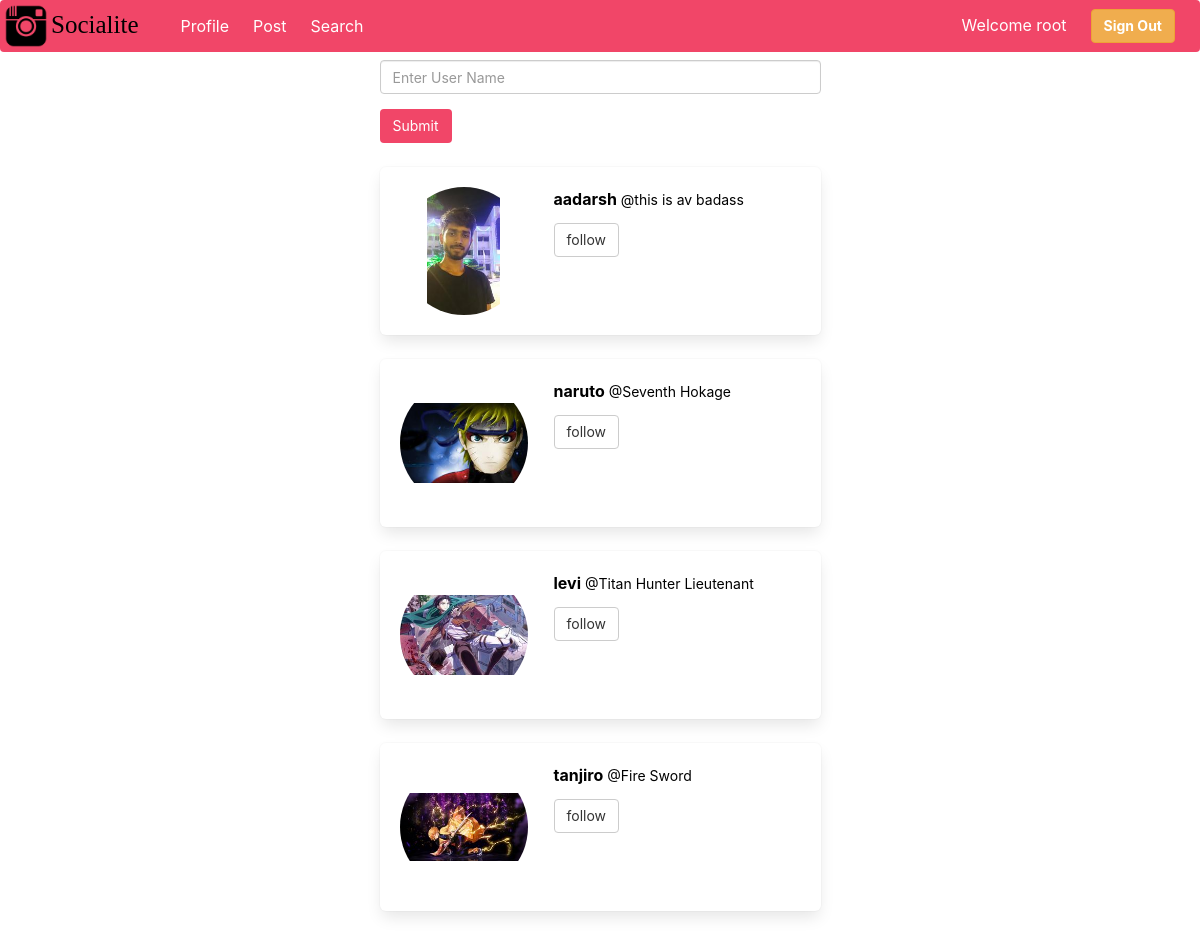
/authy/search/ (signed in), run on the app's committed database.
### authy/models.py (models this page shows, shortened)
class Profile(models.Model):
    user = models.OneToOneField(User, on_delete=models.CASCADE, related_name='profile')
    bio = models.CharField(max_length=100)
    email = models.EmailField()
    picture = models.ImageField(upload_to=user_directory_path)

### authy/views.py (the view)
# urls.py: path('search/',SearchPage,name='search'),
@login_required
def SearchPage(request):
    all_users = Profile.objects.exclude(user=request.user)
    logged_in_user = request.user
    if request.method == 'GET':
        name = request.GET.get('username')
        print(name)
        if name:
            all_users = all_users.filter(user__username__istartswith=name)
    following = Follow.objects.filter(follower=logged_in_user)
    following_names = []
    for person in following:
        following_names.append(person.master.username)
    for user in all_users:
        username = user.user.username
        if username in following_names:
            user.following = True
        else:
            user.following = False
    for user in all_users:
        print(user.following)
    context = {
        'object_list': all_users,
    }
    return render(request, 'authy/user_list.html', context)

### templates/authy/user_list.html (shortened to what this page needs)
{% extends 'post/base.html' %}
{% block content %}
    <div class="column is-offset-one-quarter is-half ">
        <form method="get">
            <div class="form-group">
                <input type="text" class="form-control" id="exampleInputEmail1" aria-describedby="emailHelp"
                       placeholder="Enter User Name" name="username">
            </div>
            <input type="submit" class="btn" style="background-color: #F14668;color: white">
        </form>
        <br>
        <div class="">
            {% for user in object_list %}
                <div class="box">
                    <article class="media">
                        <div class="media-left">
                            <figure class="image is-128x128 ">
                                <a href="{% url 'profile' user.user.username %}">
                                    <img src="{{ user.picture.url }}" class="is-rounded image_contain"
                                         alt="Placeholder image" style="width: 100%;height: 100%;object-fit: contain">
                                </a>
                            </figure>
                        </div>
                        <div class="media-content">
                            <div class="content">
                                <p>
                                    <a href="{% url 'profile' user.user.username %}" style="color: black">
                                        <strong>{{ user.user }}</strong><small> @{{ user.bio }}</small>
                                    </a>
                                </p>
                            </div>
                            {% if user.following %}
                                <a class="btn btn-default" href="{% url 'unfollow' user.user.id %}">unfollow</a>
                            {% else %}
                                <a class="btn btn-default" href="{% url 'follow' user.user.id %}">follow</a>
                            {% endif %}
                        </div>
                    </article>
                </div>
            {% endfor %}
        </div>
    </div>
{% endblock content %}

### templates/post/base.html (shortened to what this page needs)
{% load static %}
<!DOCTYPE html>
<html lang="en">
    <head>
        <link rel="stylesheet" href="https://maxcdn.bootstrapcdn.com/bootstrap/3.3.7/css/bootstrap.min.css"
>
        <link rel="stylesheet" href="https://cdn.jsdelivr.net/npm/bulma@0.9.1/css/bulma.min.css">
        <link rel="stylesheet" href="{% static 'css/style.css' %}">
        <link rel="stylesheet" href="{% static 'css/navbar.css' %}">
        <link rel="stylesheet" href="{% static 'css/post.css' %}">
    </head>
    <nav class="navbar mynav is-danger is-fixed-top" role="navigation" aria-label="main navigation">
        <div class="">
            <img src="{% static 'images/logo.png' %}" width="50" height="50">
        </div>
        <div id="navbarBasicExample" class="navbar-menu">
            <div class="navbar-start">
                <span>Socialite</span>
                <a class="navbar-item" href="{% url 'profile' request.user %}">
                    Profile
                </a>
                <a class="navbar-item" href="{% url 'user_post_list' %}">
                    Post
                </a>
                <a class="navbar-item" href="{% url 'search' %}">
                    Search
                </a>
            </div>
            <div class="navbar-end mr-5">
                <div class="user mr-5 mt-3">Welcome {{ request.user.username }}</div>
                {% if user.is_authenticated %}
                    <div class="buttons">
                        <a class="btn btn-warning rounded mb-2" href="{% url 'logout' %}">
                            <strong>Sign Out</strong>
                        </a>
                    </div>
                {% endif %}
                </div>
            </div>
    </nav>
    <section class="section">
        <div class="container">
            {% block content %}
            {% endblock %}
        </div>
    </section>
    </body>
</html>

### static/css/style.css (style rules this page uses)
.image_contain { width: 100%; height: 100%; object-fit: contain }

### static/css/navbar.css (style rules this page uses)
.navbar-start span { margin-top: 5px; font-family: cursive; font-size: 25px; color: black; margin-right: 30px; }

### data on the page
Profile: picture (placeholder picture), user "aadarsh", bio "this is av badass", shows "follow"
Profile: picture (placeholder picture), user "naruto", bio "Seventh Hokage", shows "follow"
Profile: picture (placeholder picture), user "levi", bio "Titan Hunter Lieutenant", shows "follow"
Profile: picture (placeholder picture), user "tanjiro", bio "Fire Sword", shows "follow"

### other printed values
{{ request.user.username }} "root"
